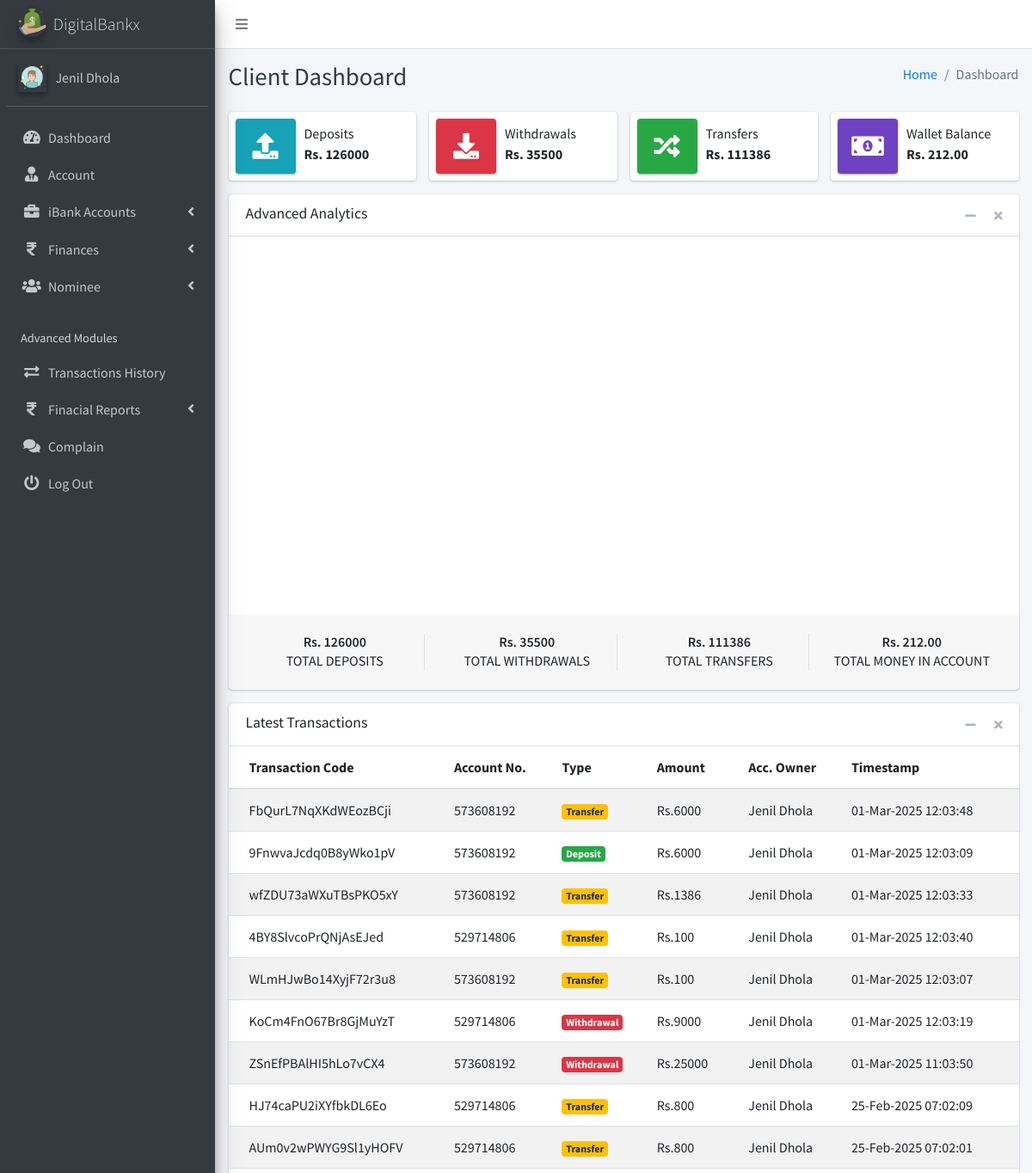
The app's page /client/pages_dashboard.php (signed in, upper part), older data.
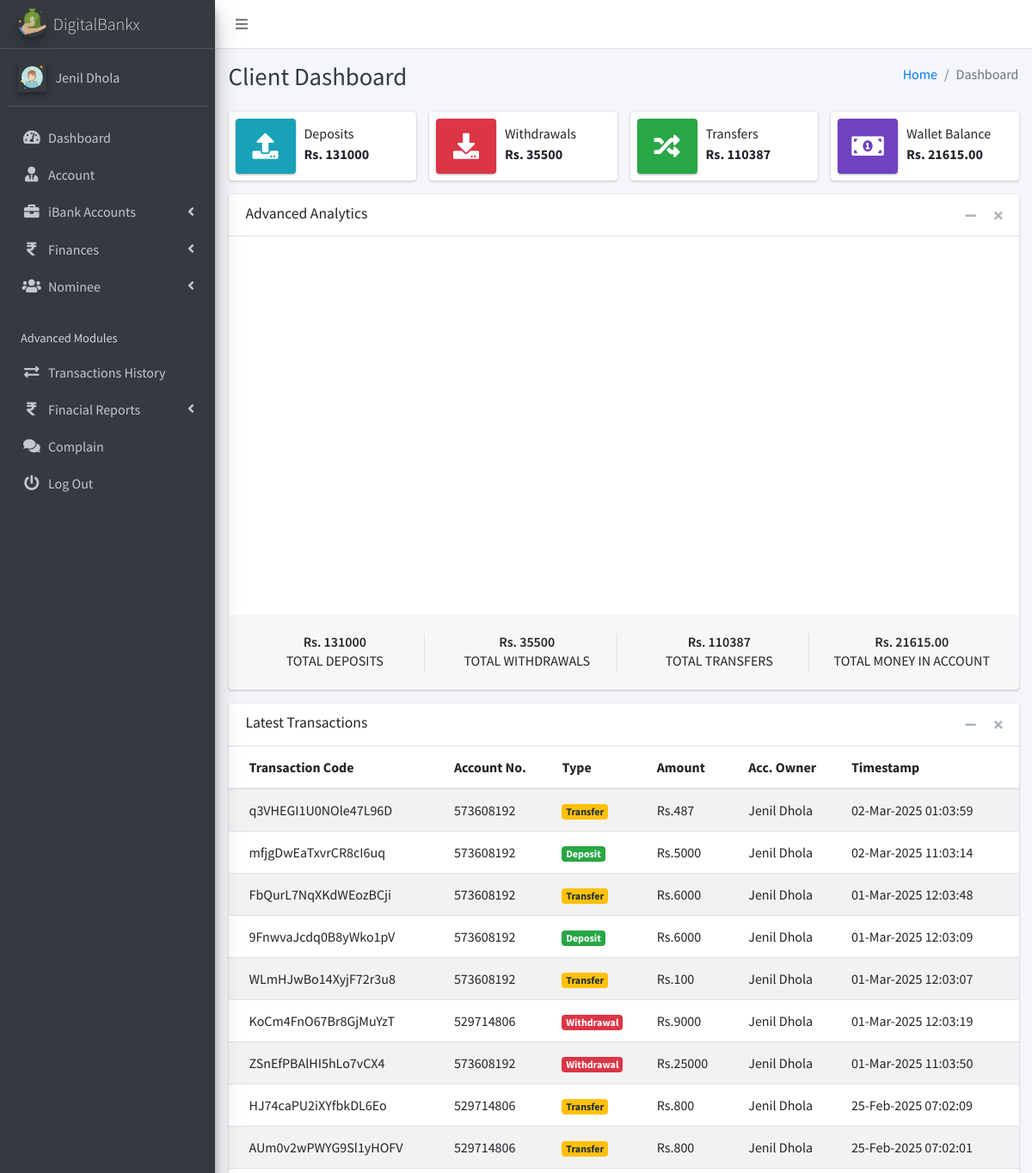
The same page, newer data.
### tables this page shows
CREATE TABLE `ib_systemsettings` (
  `id` int(20) NOT NULL,
  `sys_name` longtext NOT NULL,
  `sys_tagline` longtext NOT NULL,
  `sys_logo` varchar(200) NOT NULL,
  `is_active` tinyint(1) NOT NULL DEFAULT 1
);

CREATE TABLE `ib_clients` (
  `client_id` int(10) UNSIGNED NOT NULL,
  `name` varchar(200) NOT NULL,
  `phone` varchar(200) NOT NULL,
  `address` varchar(200) NOT NULL,
  `email` varchar(200) NOT NULL,
  `aadhar_number` varchar(12) NOT NULL,
  `pan_number` varchar(10) NOT NULL,
  `password` varchar(200) NOT NULL,
  `profile_pic` varchar(200) NOT NULL,
  `client_number` varchar(200) NOT NULL,
  `is_active` tinyint(1) NOT NULL DEFAULT 1,
  `otp` varchar(10) DEFAULT NULL,
  `otp_expiry` datetime DEFAULT NULL
);

CREATE TABLE `ib_transactions` (
  `tr_id` int(20) NOT NULL,
  `tr_code` varchar(200) NOT NULL,
  `account_id` int(20) NOT NULL,
  `tr_type` varchar(200) NOT NULL,
  `tr_status` varchar(200) NOT NULL,
  `client_id` int(10) UNSIGNED NOT NULL,
  `transaction_amt` varchar(200) NOT NULL,
  `receiving_acc_no` varchar(200) DEFAULT NULL,
  `created_at` timestamp(6) NOT NULL DEFAULT current_timestamp(6) ON UPDATE current_timestamp(6),
  `is_active` tinyint(1) NOT NULL DEFAULT 1
);

CREATE TABLE `ib_bankaccounts` (
  `account_id` int(20) NOT NULL,
  `acc_name` varchar(200) NOT NULL,
  `account_number` varchar(200) NOT NULL,
  `acc_type` varchar(200) NOT NULL,
  `acc_rates` varchar(200) NOT NULL,
  `acc_status` varchar(200) NOT NULL,
  `acc_amount` decimal(10,2) NOT NULL,
  `client_id` int(10) UNSIGNED DEFAULT NULL,
  `created_at` timestamp(6) NOT NULL DEFAULT current_timestamp(6) ON UPDATE current_timestamp(6),
  `is_active` tinyint(1) NOT NULL DEFAULT 1
);

### client/pages_dashboard.php (the view, shortened to what the changed rows need)
<?php
include('conf/config.php');
$client_id = $_SESSION['client_id'];
$result = "SELECT SUM(transaction_amt) FROM iB_Transactions WHERE  client_id = ? AND tr_type = 'Deposit' ";
$stmt = $mysqli->prepare($result);
$stmt->bind_param('i', $client_id);
$stmt->execute();
$stmt->bind_result($iB_deposits);
$client_id = $_SESSION['client_id'];
$result = "SELECT SUM(transaction_amt) FROM iB_Transactions WHERE  client_id = ? AND tr_type = 'Transfer' ";
$stmt = $mysqli->prepare($result);
$stmt->bind_param('i', $client_id);
$stmt->execute();
$stmt->bind_result($iB_Transfers);
$client_id = $_SESSION['client_id'];
$result = "SELECT SUM(acc_amount) FROM iB_bankAccounts WHERE client_id = ?";
$stmt = $mysqli->prepare($result);
$stmt->bind_param('i', $client_id);
$stmt->execute();
$stmt->bind_result($TotalBalInAccount);
$client_id = $_SESSION['client_id'];
$result = "SELECT SUM(acc_amount) FROM iB_bankAccounts WHERE client_id = ?";
$stmt = $mysqli->prepare($result);
$stmt->bind_param('i', $client_id);
$stmt->execute();
$stmt->bind_result($new_amt);
?>
<!DOCTYPE html>
<html lang="en">
<?php include("dist/_partials/head.php"); ?>
<body class="hold-transition sidebar-mini layout-fixed layout-navbar-fixed">
  <div class="wrapper">
    <?php include("dist/_partials/sidebar.php"); ?>
    <div class="content-wrapper">
      <div class="content-header">
        <div class="container-fluid">
          <div class="row mb-2">
            <div class="col-sm-6">
              <h1 class="m-0 text-dark">Client Dashboard</h1>
            </div>
          </div>
        </div>
      </div>
      <section class="content">
        <div class="container-fluid">
          <div class="row">
            <div class="col-12 col-sm-6 col-md-3">
              <div class="info-box">
                <div class="info-box-content">
                  <span class="info-box-text">Deposits</span>
                  <span class="info-box-number">
                    Rs. <?php echo $iB_deposits; ?>
                  </span>
                </div>
              </div>
            </div>
            <div class="col-12 col-sm-6 col-md-3">
              <div class="info-box mb-3">
                <div class="info-box-content">
                  <span class="info-box-text">Transfers</span>
                  <span class="info-box-number">Rs. <?php echo $iB_Transfers; ?></span>
                </div>
              </div>
            </div>
            <div class="col-12 col-sm-6 col-md-3">
              <div class="info-box mb-3">
                <div class="info-box-content">
                  <span class="info-box-text">Wallet Balance</span>
                  <span class="info-box-number">Rs. <?php echo $TotalBalInAccount; ?></span>
                </div>
              </div>
            </div>
          </div>
          <div class="row">
            <div class="col-md-12">
              <div class="card">
                <div class="card-footer">
                  <div class="row">
                    <div class="col-sm-3 col-6">
                      <div class="description-block border-right">
                        <h5 class="description-header">Rs. <?php echo $iB_deposits; ?></h5>
                        <span class="description-text">TOTAL DEPOSITS</span>
                      </div>
                    </div>
                    <div class="col-sm-3 col-6">
                      <div class="description-block border-right">
                        <h5 class="description-header">Rs. <?php echo $iB_Transfers; ?> </h5>
                        <span class="description-text">TOTAL TRANSFERS</span>
                      </div>
                    </div>
                    <div class="col-sm-3 col-6">
                      <div class="description-block">
                        <h5 class="description-header">Rs. <?php echo $new_amt; ?> </h5>
                        <span class="description-text">TOTAL MONEY IN Account</span>
                      </div>
                    </div>
                  </div>
                </div>
              </div>
            </div>
          </div>
          <div class="row">
            <div class="col-md-12">
              <div class="card">
                <div class="card-body p-0">
                  <div class="table-responsive">
                    <table class="table table-striped table-hover m-0">
                      <thead>
                        <tr>
                          <th>Transaction Code</th>
                          <th>Account No.</th>
                          <th>Type</th>
                          <th>Amount</th>
                          <th>Acc. Owner</th>
                          <th>Timestamp</th>
                        </tr>
                      </thead>
                      <tbody>
                        <?php
                        $client_id = $_SESSION['client_id'];
                        $ret = "SELECT
    t.*,
    b.account_number,
    b.acc_type,
    COALESCE(b.acc_name, 'N/A') AS account_owner,
    COALESCE(c.name, 'N/A') AS client_name
FROM iB_Transactions t
LEFT JOIN ib_bankaccounts b ON t.account_id = b.account_id
LEFT JOIN ib_clients c ON t.client_id = c.client_id
WHERE t.client_id = ?
ORDER BY t.created_at DESC
 ";
                        $stmt = $mysqli->prepare($ret);
                        $stmt->bind_param('i', $client_id);
                        $stmt->execute();
                        $res = $stmt->get_result();
                        while ($row = $res->fetch_object()) {
                          $transTstamp = $row->created_at;
                          if ($row->tr_type == 'Deposit') {
                            $alertClass = "<span class='badge badge-success'>$row->tr_type</span>";
                          } elseif ($row->tr_type == 'Withdrawal') {
                            $alertClass = "<span class='badge badge-danger'>$row->tr_type</span>";
                          } else {
                            $alertClass = "<span class='badge badge-warning'>$row->tr_type</span>";
                          }
                          ?>
                          <tr>
                            <td><?php echo $row->tr_code; ?></a></td>
                            <td><?php echo $row->account_number; ?></td>
                            <td><?php echo $alertClass; ?></td>
                            <td>Rs.<?php echo $row->transaction_amt; ?></td>
                            <td><?php echo $row->client_name; ?></td>
                            <td><?php echo date("d-M-Y h:m:s ", strtotime($transTstamp)); ?></td>
                          </tr>
                        <?php } ?>
                      </tbody>
                    </table>
                  </div>
                </div>
              </div>
            </div>
          </div>
        </div>
      </section>
    </div>
  </div>
</body>
</html>

### client/dist/_partials/sidebar.php (shortened to what the changed rows need)
<aside class="main-sidebar sidebar-dark-primary elevation-4">
  <?php
  $client_id = $_SESSION['client_id'];
  $ret = "SELECT * FROM  iB_clients  WHERE client_id = ? ";
  $stmt = $mysqli->prepare($ret);
  $stmt->bind_param('i', $client_id);
  $stmt->execute();
  $res = $stmt->get_result();
  while ($row = $res->fetch_object()) {
    if ($row->profile_pic == '') {
      $profile_picture = "<img src='../admin/dist/img/user_icon.png' class=' elevation-2' alt='User Image'>
                ";
    } else {
      $profile_picture = "<img src='../admin/dist/img/$row->profile_pic' class='elevation-2' alt='User Image'>
                ";
    }
    $ret = "SELECT * FROM `iB_SystemSettings` ";
    $stmt = $mysqli->prepare($ret);
    $stmt->execute();
    $res = $stmt->get_result();
    while ($sys = $res->fetch_object()) {
      ?>
      <a href="pages_dashboard.php" class="brand-link">
        <img src="../admin/dist/img/<?php echo $sys->sys_logo; ?>" alt="iBanking Logo"
          class="brand-image img-circle elevation-3" style="opacity: .8">
        <span class="brand-text font-weight-light"><?php echo $sys->sys_name; ?></span>
      </a>
      <div class="sidebar">
        <div class="user-panel mt-3 pb-3 mb-3 d-flex">
          <div class="image">
            <?php echo $profile_picture; ?>
          </div>
          <div class="info">
            <a href="#" class="d-block"><?php echo $row->name; ?></a>
          </div>
        </div>
        <nav class="mt-2">
          <ul class="nav nav-pills nav-sidebar flex-column" data-widget="treeview" role="menu" data-accordion="false">
            <li class="nav-item has-treeview">
              <a href="pages_dashboard.php" class="nav-link">
                <i class="nav-icon fas fa-tachometer-alt"></i>
                <p>
                  Dashboard
                </p>
              </a>
            </li>
            <li class="nav-item">
              <a href="pages_account.php" class="nav-link">
                <i class="nav-icon fas fa-user-tie"></i>
                <p>
                  Account
                </p>
              </a>
            </li>
            <li class="nav-item has-treeview">
              <a href="#" class="nav-link">
                <i class="nav-icon fas fa-briefcase"></i>
                <p>
                  iBank Accounts
                  <i class="fas fa-angle-left right"></i>
                </p>
              </a>
            </li>
            <li class="nav-item has-treeview">
              <a href="#" class="nav-link">
                <i class="nav-icon fas fas fa-rupee-sign"></i>
                <p>
                  Finances
                  <i class="fas fa-angle-left right"></i>
                </p>
              </a>
            </li>
            <li class="nav-item has-treeview">
              <a href="#" class="nav-link">
                <i class="nav-icon fas fa-users"></i>
                <p>
                  Nominee
                  <i class="fas fa-angle-left right"></i>
                </p>
              </a>
            </li>
            <li class="nav-header">Advanced Modules</li>
            <li class="nav-item">
              <a href="pages_transactions_engine.php" class="nav-link">
                <i class="nav-icon fas fa-exchange-alt"></i>
                <p>
                  Transactions History
                </p>
              </a>
            </li>
            <li class="nav-item has-treeview">
              <a href="#" class="nav-link">
                <i class="nav-icon fas fas fa-rupee-sign"></i>
                <p>
                  Finacial Reports
                  <i class="fas fa-angle-left right"></i>
                </p>
              </a>
            </li>
            <li class="nav-item">
              <a href="pages_feedback.php" class="nav-link">
                <i class="nav-icon fas fa-comments"></i>
                <p>
                Complain
                </p>
              </a>
            </li>
            <li class="nav-item">
              <a href="pages_logout.php" class="nav-link">
                <i class="nav-icon fas fa-power-off"></i>
                <p>
                  Log Out
                </p>
              </a>
            </li>
          </ul>
        </nav>
      </div>
    </aside>
    <?php
    }
  } ?>

Row changes from the older to the newer data that the page shows:
removed ib_transactions: tr_code "wfZDU73aWXuTBsPKO5xY", account.account_number "573608192", tr_type "Transfer", transaction_amt "1386", client_name "Jenil Dhola", created_at "01-Mar-2025 12:03:33"
removed ib_transactions: tr_code "4BY8SlvcoPrQNjAsEJed", account.account_number "529714806", tr_type "Transfer", transaction_amt "100", client_name "Jenil Dhola", created_at "01-Mar-2025 12:03:40"
added ib_transactions: tr_code "q3VHEGI1U0NOle47L96D", account.account_number "573608192", tr_type "Transfer", transaction_amt "487", client_name "Jenil Dhola", created_at "02-Mar-2025 01:03:59"
added ib_transactions: tr_code "mfjgDwEaTxvrCR8cI6uq", account.account_number "573608192", tr_type "Deposit", transaction_amt "5000", client_name "Jenil Dhola", created_at "02-Mar-2025 11:03:14"
Text that changed along with them:
$iB_deposits: "126000" → "131000"
$iB_Transfers: "111386" → "110387"
$TotalBalInAccount: "212.00" → "21615.00"
$new_amt: "212.00" → "21615.00"
